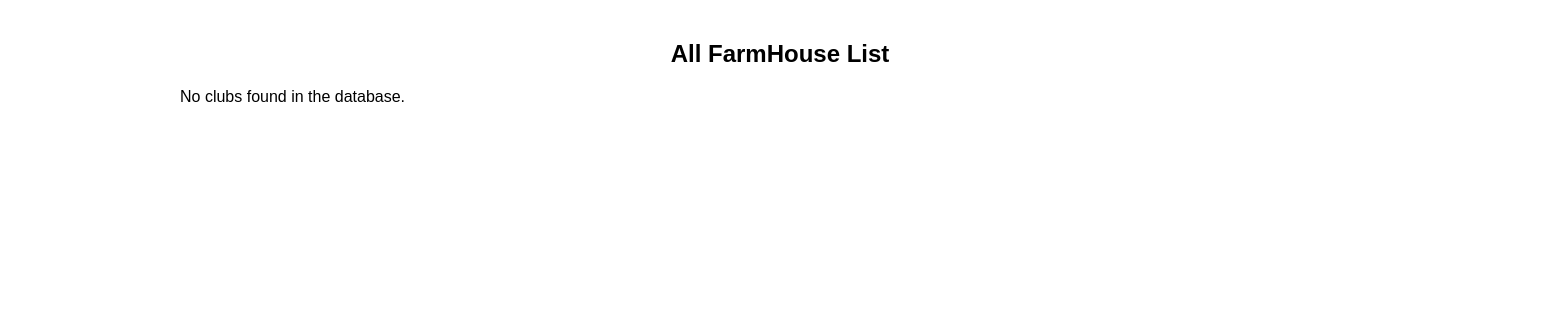
The page /Html/farmHouseList.php on the database as committed earlier.
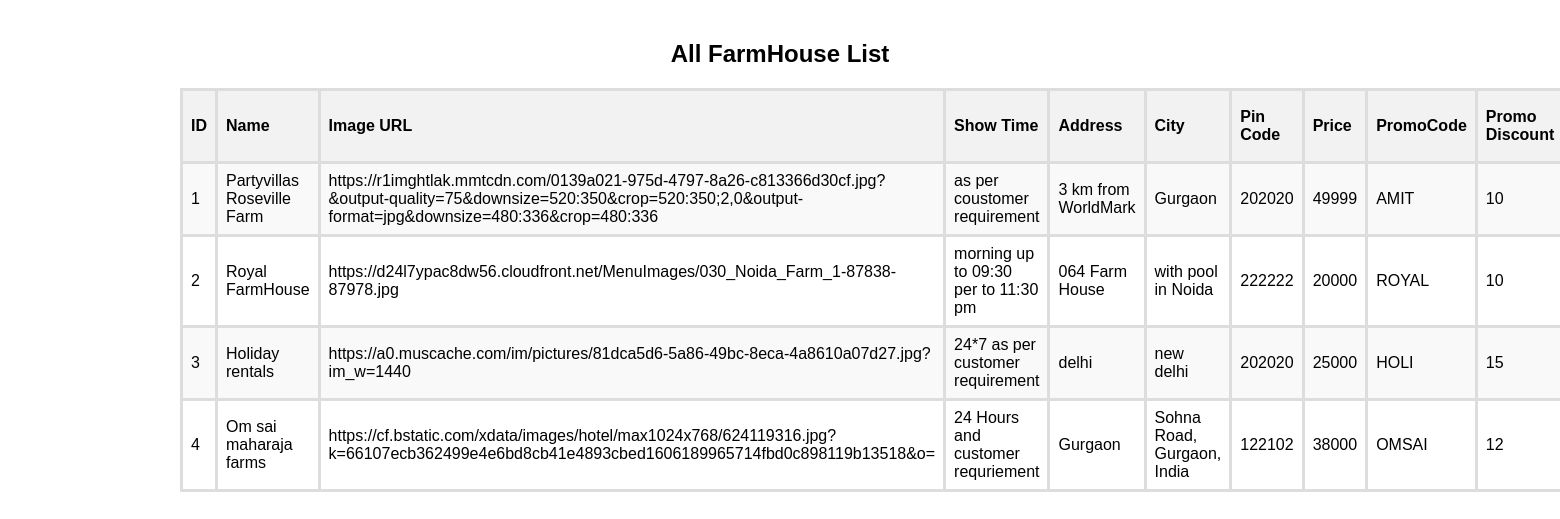
The same page on the database as committed later.
### tables this page shows
CREATE TABLE `farmhouse` (
  `id` int(11) NOT NULL,
  `name` varchar(255) NOT NULL,
  `image_url` varchar(500) NOT NULL,
  `about` varchar(500) NOT NULL,
  `show_time` varchar(100) NOT NULL,
  `address` varchar(255) NOT NULL,
  `city` varchar(255) NOT NULL,
  `pincode` int(6) NOT NULL,
  `price` int(10) NOT NULL,
  `promocode` varchar(255) NOT NULL,
  `promodis` int(5) NOT NULL,
  `extraperson` int(5) NOT NULL,
  `image_url1` varchar(1000) NOT NULL,
  `image_url2` varchar(1000) NOT NULL,
  `image_url3` varchar(1000) NOT NULL
);

### Html/farmHouseList.php (the view, shortened to what this page needs)
<?php
include("db.php");
$sql = "SELECT * FROM farmhouse";
$result = $conn->query($sql);
?>
<!DOCTYPE html>
<html lang="en">
<head>
    <link rel="stylesheet" href="https://cdn.jsdelivr.net/npm/sweetalert2@11.7.8/dist/sweetalert2.min.css">
</head>
<body>
    <div class="container">
        <h2 style="text-align:center">All FarmHouse List</h2>
        <?php
        if ($result->num_rows > 0) {
            echo "<table>
                    <tr>
                        <th>ID</th>
                        <th>Name</th>
                        <th>Image URL</th>
                        <th>Show Time</th>
                        <th>Address</th>
                        <th>City</th>
                        <th>Pin Code</th>
                        <th>Price</th>
                        <th>PromoCode</th>
                        <th>Promo Discount</th>
                        <th>Per Person Charg</th>
                        <th>About</th>
                    </tr>";
            while($row = $result->fetch_assoc()) {
                echo "<tr>
                        <td>" . $row["id"] . "</td>
                        <td>" . $row["name"] . "</td>
                        <td>" . $row["image_url"] . "</td>
                        <td>" . $row["show_time"] . "</td>
                        <td>" . $row["address"] . "</td>
                        <td>" . $row["city"] . "</td>
                        <td>" . $row["pincode"] . "</td>
                        <td>" . $row["price"] . "</td>
                        <td>" . $row["promocode"] . "</td>
                        <td>" . $row["promodis"] . "</td>
                        <td>" . $row["extraperson"] . "</td>
                        <td> <textarea readonly>" . $row["about"] . "</textarea></td>
                    </tr>";
            }
            echo "</table>";
        } else {
            echo "<p>No clubs found in the database.</p>";
        }
        ?>
    </div>
</body>
</html>

### Html/farmHouseList.php (style rules this page uses)
body { font-family: Arial, sans-serif; margin: 0; padding: 20px; background-color: white; }
table { width: 100%; border-collapse: collapse; margin-top: 20px; }
table, th, td { border: 3px solid #ddd; }
th, td { padding: 8px; text-align: left; }
th { background-color: #f2f2f2; }
tr:nth-child(even) { background-color: #f9f9f9; }
.container { width: 100%; max-width: 1200px; margin: 0 auto; }

Rows that differ between the two databases and show on the page:
added farmhouse: id "1", name "Partyvillas Roseville Farm", image_url "https://r1imghtlak.mmtcdn.com/0139a021-975d-4797-8a26-c813366d30cf.jpg?&output-quality=75&downsize=520:350&crop=520:350;2,0&output-format=jpg&downsize=480:336&crop=480:336", show_time "as per coustomer requirement", address "3 km from WorldMark", city "Gurgaon", pincode "202020", price "49999", promocode "AMIT", promodis "10"
added farmhouse: id "2", name "Royal FarmHouse", image_url "https://d24l7ypac8dw56.cloudfront.net/MenuImages/030_Noida_Farm_1-87838-87978.jpg", show_time "morning up to 09:30 per to 11:30 pm", address "064 Farm House", city "with pool in Noida", pincode "222222", price "20000", promocode "ROYAL", promodis "10"
added farmhouse: id "3", name "Holiday rentals", image_url "https://a0.muscache.com/im/pictures/81dca5d6-5a86-49bc-8eca-4a8610a07d27.jpg?im_w=1440", show_time "24*7 as per customer requirement", address "delhi", city "new delhi", pincode "202020", price "25000", promocode "HOLI", promodis "15"
added farmhouse: id "4", name "Om sai maharaja farms", image_url "https://cf.bstatic.com/xdata/images/hotel/max1024x768/624119316.jpg?k=66107ecb362499e4e6bd8cb41e4893cbed1606189965714fbd0c898119b13518&o=", show_time "24 Hours and customer requriement", address "Gurgaon", city "Sohna Road, Gurgaon, India", pincode "122102", price "38000", promocode "OMSAI", promodis "12"
Other text that changed with them:
text no longer shown: "No clubs found in the database."
text now shown: "ID Name Image URL Show Time Address City Pin Code Price PromoCode Promo Discount"
